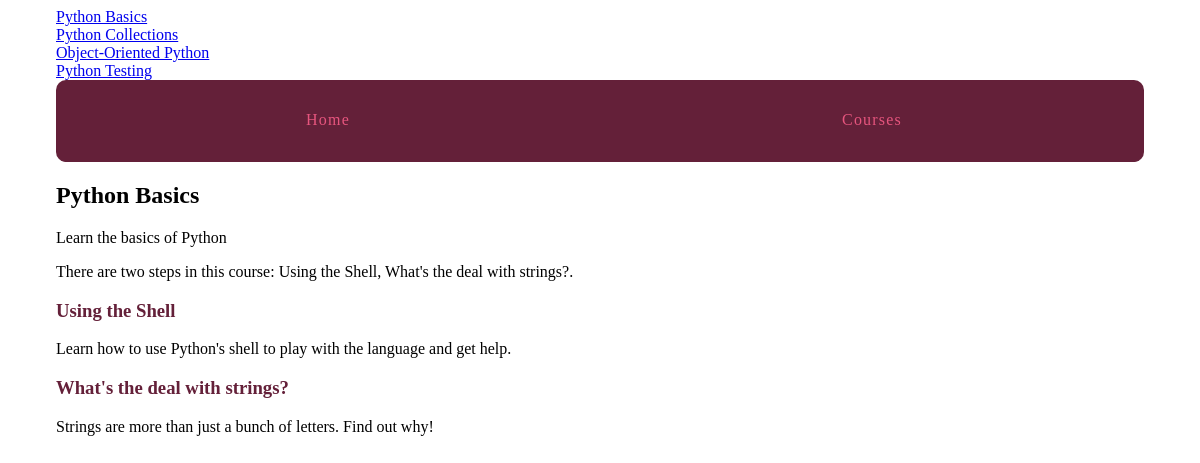
The page /courses/1/ on the database its author committed.
### courses/models.py (models this page shows, shortened)
class Course(models.Model):
    created_at = models.DateTimeField(auto_now_add=True)
    title = models.CharField(max_length=255)
    description = models.TextField()

class Step(models.Model):
    title = models.CharField(max_length=255)
    description = models.TextField()
    content = models.TextField(blank=True, default='')
    order = models.IntegerField(default=0)
    course = models.ForeignKey(Course)
    class Meta:
        ordering = ['order',]
    def __str__(self):
        return self.title

### courses/views.py (the view)
# urls.py: url(r'(?P<pk>\d+)/$', views.course_detail, name='detail'),
def course_detail(request, pk):
    course = get_object_or_404(Course, pk=pk)
    return render(request, 'courses/course_detail.html', {'course': course})

### courses/templatetags/course_extras.py (called while the page is built)
@register.inclusion_tag('courses/course_nav.html')
def nav_courses_list():
    courses = Course.objects.all()
    return {'courses': courses}

@register.filter('markdown_to_html')
def markdown_to_html(markdown_text):
    html_body = markdown2.markdown(markdown_text)
    return mark_safe(html_body)

### courses/templates/courses/course_detail.html (shortened to what this page needs)
{% extends "layout.html" %}
{% load humanize course_extras %}
{% block content %}
<article>
    <h2>{{ course.title }}</h2>
    {{ course.description|markdown_to_html }}
    <p>There are {{ course.step_set.all.count|apnumber }} step{{ course.step_set.all.count|pluralize }} in this course: {{ course.step_set.all|join:", " }}.</p>
    <section>
        {% for step in course.step_set.all %}
            <h3>
                <a href="{% url 'courses:step' course_pk=step.course.pk step_pk=step.pk %}">{{ step.title }}</a>
            </h3>
            {{ step.description }}
        {% endfor %}
    </section>
</article>
{% endblock %}

### courses/templates/courses/course_nav.html
{% for course in courses %}
    <div><a href="{% url 'courses:detail' pk=course.pk %}">{{ course.title }}</a></div>
{% endfor %}

### assets/css/layout.css (style rules this page uses)
html { box-sizing: border-box; }
*, *::after, *::before { box-sizing: inherit; }
article h2 a, article h3 a { color: #642039; text-decoration: none; }

### rows shown on the page
Course: title "Python Basics", description "Learn the basics of Python", step_set.all.count|apnumber "two", step_set.all "Using the Shell, What's the deal with strings?"
Course: title "Python Collections"
Course: title "Object-Oriented Python"
Course: title "Python Testing"
Step: title "Using the Shell", description "Learn how to use Python's shell to play with the language and get help."
Step: title "What's the deal with strings?", description "Strings are more than just a bunch of letters. Find out why!"
